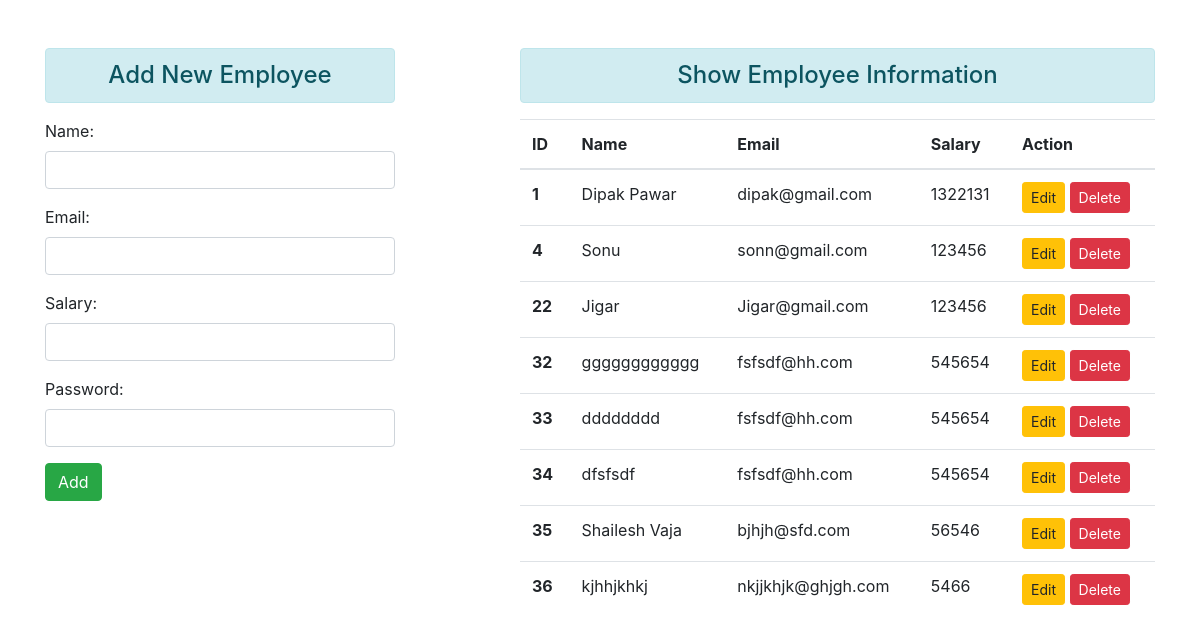
The page / on the database its author committed.
### apps/crud/models.py (models this page shows)
class Employee(models.Model):
	name = models.CharField(max_length=20)
	email = models.EmailField()
	password = models.CharField(max_length=20)
	salary = models.CharField(max_length=7)

### apps/crud/views.py (the view)
# urls.py: path('', views.add_show, name="addandshow"),
def add_show(request):
    if request.method == 'POST':
        fm = EmployeeRegistration(request.POST)
        if fm.is_valid():
            """Using Form you can just check form is valid or not
            and if it's valid then you can use save() function to
            save all fields"""
            name = fm.cleaned_data['name']
            email = fm.cleaned_data['email']
            salary = fm.cleaned_data['salary']
            emp = Employee(name=name, email=email, salary=salary)
            emp.save()
            fm = EmployeeRegistration()
            messages.success(request,"Data inserted Successfully..!")
    else:
        fm = EmployeeRegistration()
    emp = Employee.objects.all()
    return render(request, 'enroll/addandshow.html', {'form':fm, "emp": emp})

### apps/crud/forms.py
class EmployeeRegistration(forms.ModelForm):
 class Meta:
  model = Employee
  fields = ['name', 'email', 'salary', 'password']
  widgets = {
   'name': forms.TextInput(attrs={'class':'form-control'}),
   'email': forms.EmailInput(attrs={'class':'form-control'}),
   'salary': forms.TextInput(attrs={'class':'form-control'}),
   'password': forms.PasswordInput(render_value=True, attrs={'class':'form-control'}),
  }

### apps/crud/templates/enroll/addandshow.html (shortened to what this page needs)
{% extends 'enroll/base.html' %}
{% block content %}
<div class="row">
 <div class="col-sm-4">
  <h4 class="text-center alert alert-info">Add New Employee</h4>
  <form action="" method="POST">
   {{form.as_p}}
   <input type="submit" class="btn btn-success" value="Add">
  </form>
 </div>
 <div class="col-sm-7 offset-1">
  <h4 class="text-center alert alert-info">Show Employee Information</h4>
  {% if emp %}
   <table class="table table-hover">
     <thead>
       <tr>
         <th scope="col">ID</th>
         <th scope="col">Name</th>
         <th scope="col">Email</th>
         <th scope="col">Salary</th>
         <th scope="col">Action</th>
       </tr>
     </thead>
     <tbody>
      {% for em in emp %}
       <tr>
         <th scope="row">{{em.id}}</th>
         <td>{{em.name}}</td>
         <td>{{em.email}}</td>
         <td>{{em.salary}}</td>
         <td>
        <a href="{% url 'updatedata' em.id %}" class="btn btn-warning btn-sm">Edit</a>
         <form action="{% url 'deletedata' em.id %}" method="post" class="d-inline"> {% csrf_token %}
          <input type="submit" class="btn btn-danger btn-sm" value="Delete">
         </form>
         </td>
       </tr>
      {% endfor %}
     </tbody>
   </table>
  {% else %}
   <h4 class="text-center alert alert-warning">No Records</h4>
  {% endif %}
 </div>
</div>
{% endblock content %}

### apps/crud/templates/enroll/base.html (shortened to what this page needs)
<!DOCTYPE html>
{% load static %}
<html lang="en">
<head>
 <link rel="stylesheet" href="{% static 'enroll/css/bootstrap.css' %}">
</head>
<body>
 <div class="container mt-5">
  {% block content %} {% endblock content %}
 </div>
</body>
</html>

### rows shown on the page
Employee: id "1", name "Dipak Pawar", email "dipak@gmail.com", salary "1322131"
Employee: id "4", name "Sonu", email "sonn@gmail.com", salary "123456"
Employee: id "22", name "Jigar", email "Jigar@gmail.com", salary "123456"
Employee: id "32", name "gggggggggggg", email "fsfsdf@hh.com", salary "545654"
Employee: id "33", name "dddddddd", email "fsfsdf@hh.com", salary "545654"
Employee: id "34", name "dfsfsdf", email "fsfsdf@hh.com", salary "545654"
Employee: id "35", name "Shailesh Vaja", email "bjhjh@sfd.com", salary "56546"
Employee: id "36", name "kjhhjkhkj", email "nkjjkhjk@ghjgh.com", salary "5466"
